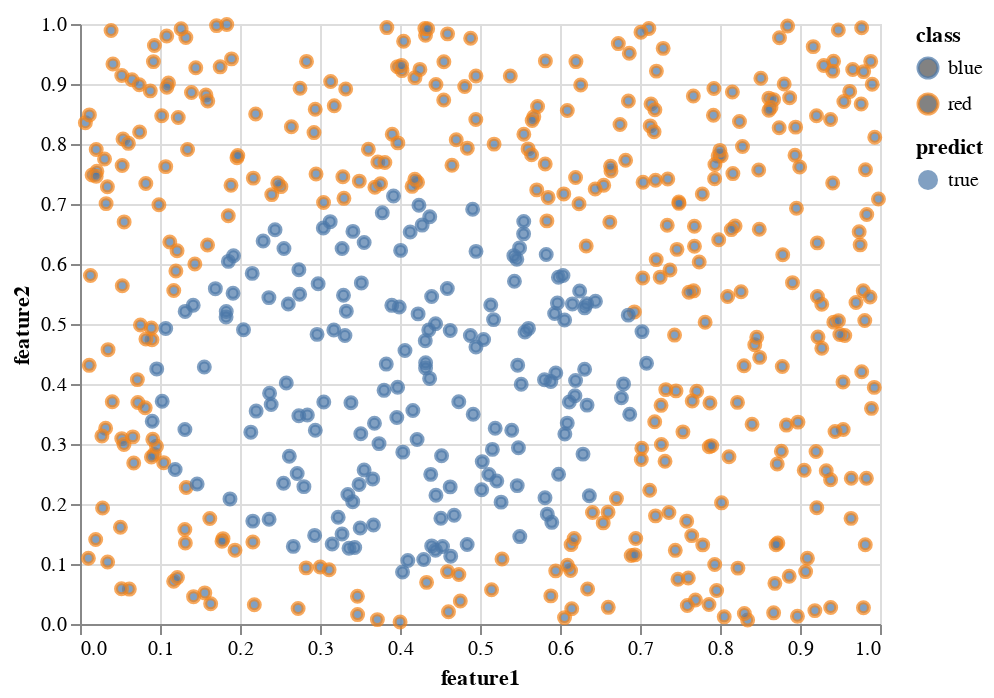

Notebook source saved alongside this figure:
### Markdown cell above
We can view how the model determines the separation of the data.

### Code cell
chart = (alt.Chart(df)
    .mark_point()
    .encode(
        x="feature1",
        y="feature2",
        color="class",
        fill="predict",
    ))
chart

### Figure 1 — Vega-Lite specification as saved in the notebook (floating-point values rounded to 4 significant figures; data arrays with more than 128 entries replaced by an {"elided": "..."} marker saying what was removed)
{"config": {"view": {"continuousWidth": 400, "continuousHeight": 300}}, "data": {"name": "data-a14c9bcbaf83c3a70876916efa10f4d4"}, "mark": "point", "encoding": {"color": {"type": "nominal", "field": "class"}, "fill": {"type": "nominal", "field": "predict"}, "x": {"type": "quantitative", "field": "feature1"}, "y": {"type": "quantitative", "field": "feature2"}}, "$schema": "https://vega.github.io/schema/vega-lite/v4.8.1.json", "datasets": {"data-a14c9bcbaf83c3a70876916efa10f4d4": {"elided": "550 records"}}}
